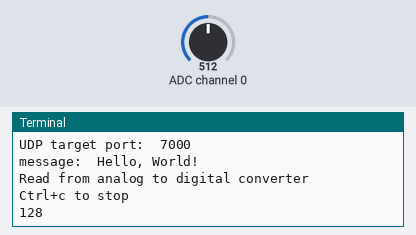
This program was run on a simulated Raspberry Pi (BCM pin numbers). On the bench: the last lines printed to the terminal. Inputs (shaded band) come from the test bench; at power-on: ADC channel 0 = 512 (analog values on the 0–1023 scale).

Above: at 1.2 s.
1.3 s: ADC channel 0 set to 716
At 4.6 s:
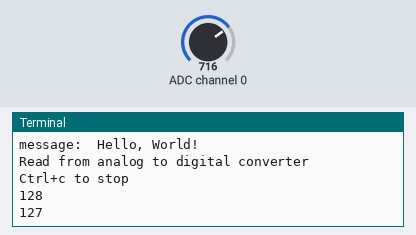
6.3 s: ADC channel 0 set to 900
At 8.9 s:
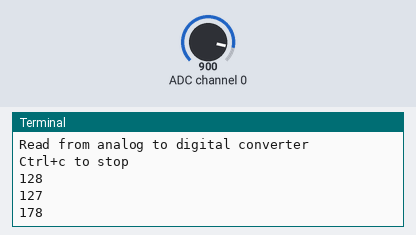
Timing chart, 0 to 10.4 s (numbered marks = the images above; inputs shaded):
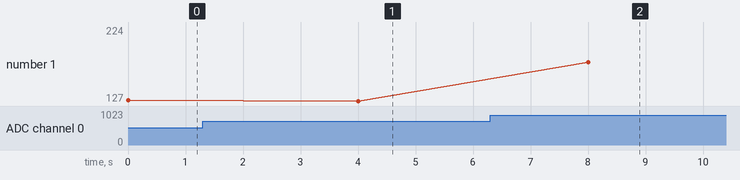

The program:

analogdigital.py
```python
import smbus
import time
import socket

UDP_IP = "169.254.59.53"
UDP_PORT = 7000
bus = smbus.SMBus(1)
MESSAGE = "Hello, World!"
print ("UDP target IP: ", UDP_IP)
print ("UDP target port: ", UDP_PORT)
print ("message: ", MESSAGE)
sock = socket.socket(socket.AF_INET, socket.SOCK_DGRAM)
sock.bind(("169.254.28.200", UDP_PORT))
running = True
delay = 0.5

print("Read from analog to digital converter")
print("Ctrl+c to stop")

#choose to read from onboard light sensor

bus.write_byte(0x48, 0x00)

last_reading = -1

while(True):
 reading = bus.read_byte(0x48)
 if (abs(last_reading - reading) > 2):
  print(reading)
  time.sleep(4)
last_reading = reading
```

Measured:
- plotted number 1: 127 → 224 after the input at 6.3 s
